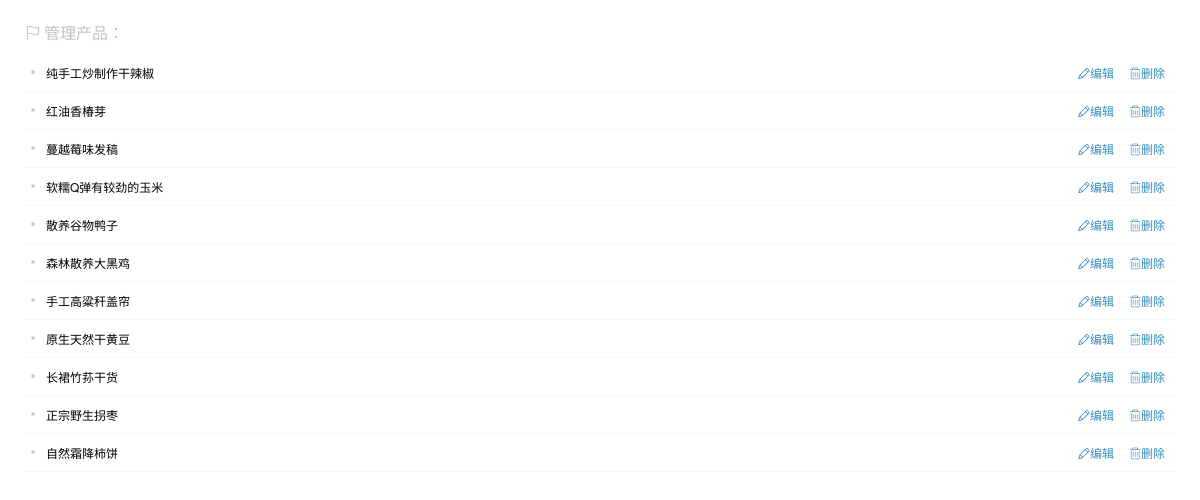
The page /admin/editpro.php (signed in) on the database its author committed.
### tables this page shows
CREATE TABLE `pro` (
  `id` int(10) unsigned NOT NULL AUTO_INCREMENT,
  `product_name` varchar(60) NOT NULL,
  `product_intro` text NOT NULL,
  `product_pic` varchar(40) NOT NULL,
  PRIMARY KEY (`id`)
);

### admin/editpro.php (the view, shortened to what this page needs)
<?
require_once "../libs/common.php";
include("header.php");
$seleprosql="select * from pro";
$seleproquery=mysqli_query($conn,$seleprosql);
?>
<?
echo " <div class='list_wrap'> <span class='bread'><i class='iconfont  icon-flag'></i>管理产品：</span> <ul>";
while($seleprorow=mysqli_fetch_array($seleproquery))
{
	echo "<li class='clearfix'><span><i class='iconfont  icon-dian'></i>".$seleprorow['product_name']."</span><a class='iconfont  icon-del' href=?proid=".$seleprorow['id']."&del=yes>删除</a><a class='iconfont  icon-edite' href=?proid=".$seleprorow['id'].">编辑</a> </li>";
}
echo "</ul></div>";
?>

### assets/css/adcss.css (style rules this page uses)
body,div,dl,dt,dd,ul,ol,li,h1,h2,h3,h4,h5,h6,pre,code,form,fieldset,legend,input,textarea,p,blockquote,th,td,hr,button,article,aside,details,figcaption,figure,footer,header,hgroup,menu,nav,section { margin:0; padding:0; }
ol,ul { list-style:none; }
ins,a { text-decoration:none; }
.clearfix:after { visibility:hidden;display:block;font-size:0;content: " ";clear:both;height:0; }
.clearfix { *zoom:1; }
.bread { display: block; font-size: 16px; color: #c2c2c2; margin-bottom: 10px; padding-top: 20px; }
.bread i { padding-right: 3px; }
a.iconfont { font-size: 12px; color: #358cba; margin-left: 5px; font-weight: 100; }
.list_wrap { padding-left:25px; }
.list_wrap ul li { padding:10px 0; border-bottom: 1px dotted #f1f1f1; margin-right: 25px; }
.list_wrap li span { float: left; width: 540px; height: 17px; overflow: hidden; text-overflow:ellipsis; white-space: nowrap; }
.list_wrap li span i { color: #c2c2c2; padding-right: 5px; }
.list_wrap li a { float: right; margin-right: 10px; }

### rows shown on the page
pro: product_name "纯手工炒制作干辣椒"
pro: product_name "红油香椿芽"
pro: product_name "蔓越莓味发稿"
pro: product_name "软糯Q弹有较劲的玉米"
pro: product_name "散养谷物鸭子"
pro: product_name "森林散养大黑鸡"
pro: product_name "手工高粱秆盖帘"
pro: product_name "原生天然干黄豆"
pro: product_name "长裙竹荪干货"
pro: product_name "正宗野生拐枣"
pro: product_name "自然霜降柿饼"
